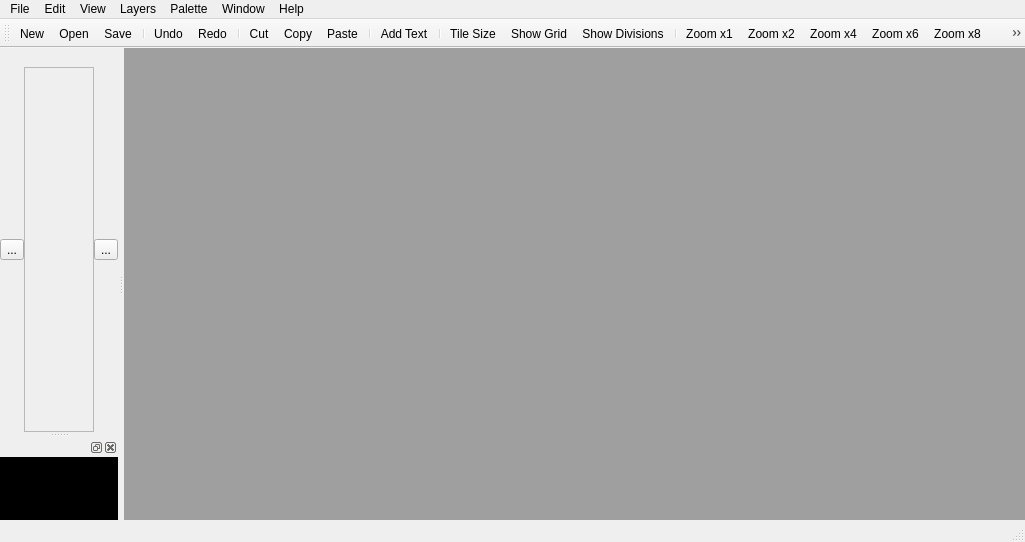
<?xml version="1.0" encoding="UTF-8"?>
<ui version="4.0">
 <class>MainWindow</class>
 <widget class="QMainWindow" name="MainWindow">
  <property name="geometry">
   <rect>
    <x>0</x>
    <y>0</y>
    <width>1025</width>
    <height>542</height>
   </rect>
  </property>
  <property name="windowTitle">
   <string>MainWindow</string>
  </property>
  <property name="iconSize">
   <size>
    <width>16</width>
    <height>16</height>
   </size>
  </property>
  <widget class="QWidget" name="centralWidget">
   <layout class="QHBoxLayout" name="horizontalLayout_3">
    <property name="spacing">
     <number>0</number>
    </property>
    <property name="leftMargin">
     <number>0</number>
    </property>
    <property name="topMargin">
     <number>0</number>
    </property>
    <property name="rightMargin">
     <number>0</number>
    </property>
    <property name="bottomMargin">
     <number>0</number>
    </property>
    <item>
     <widget class="QMdiArea" name="mdiArea">
      <property name="styleSheet">
       <string notr="true"/>
      </property>
     </widget>
    </item>
   </layout>
  </widget>
  <widget class="QMenuBar" name="menuBar">
   <property name="geometry">
    <rect>
     <x>0</x>
     <y>0</y>
     <width>1025</width>
     <height>21</height>
    </rect>
   </property>
   <widget class="QMenu" name="menuFile">
    <property name="title">
     <string>File</string>
    </property>
    <addaction name="actionNew"/>
    <addaction name="actionOpen"/>
    <addaction name="actionReopen"/>
    <addaction name="actionSave"/>
    <addaction name="actionSave_as"/>
    <addaction name="actionClose"/>
    <addaction name="separator"/>
    <addaction name="actionExit"/>
   </widget>
   <widget class="QMenu" name="menuEdit">
    <property name="title">
     <string>Edit</string>
    </property>
    <addaction name="actionUndo"/>
    <addaction name="actionRedo"/>
    <addaction name="separator"/>
    <addaction name="actionCut"/>
    <addaction name="actionCopy"/>
    <addaction name="actionPaste"/>
    <addaction name="actionDelete"/>
    <addaction name="actionSelect_All"/>
    <addaction name="separator"/>
    <addaction name="actionAdd_Text"/>
    <addaction name="actionCreate_Shadow"/>
   </widget>
   <widget class="QMenu" name="menuView">
    <property name="title">
     <string>View</string>
    </property>
    <addaction name="actionTile_Size"/>
    <addaction name="actionShow_Grid"/>
    <addaction name="actionShow_Divisions"/>
    <addaction name="separator"/>
    <addaction name="actionZoom_x1"/>
    <addaction name="actionZoom_x2"/>
    <addaction name="actionZoom_x4"/>
    <addaction name="actionZoom_x6"/>
    <addaction name="actionZoom_x8"/>
    <addaction name="actionZoom_x12"/>
    <addaction name="separator"/>
    <addaction name="actionAnimation"/>
   </widget>
   <widget class="QMenu" name="menuPallete">
    <property name="title">
     <string>Palette</string>
    </property>
    <addaction name="actionTransparency"/>
    <addaction name="separator"/>
    <addaction name="actionLoad_Palette"/>
    <addaction name="actionSave_Palette"/>
    <addaction name="actionEdit_Palette"/>
    <addaction name="separator"/>
    <addaction name="actionClear_Mask"/>
    <addaction name="actionInvert_Mask"/>
    <addaction name="actionAuto_Mask"/>
   </widget>
   <widget class="QMenu" name="menuWindow">
    <property name="title">
     <string>Window</string>
    </property>
    <addaction name="actionCascade"/>
    <addaction name="actionSide_by_Side"/>
    <addaction name="actionVertical"/>
    <addaction name="separator"/>
    <addaction name="actionNormal_Size"/>
   </widget>
   <widget class="QMenu" name="menuHelp">
    <property name="title">
     <string>Help</string>
    </property>
    <addaction name="actionAbout"/>
   </widget>
   <widget class="QMenu" name="menuLayers">
    <property name="title">
     <string>Layers</string>
    </property>
    <addaction name="actionImage_Size"/>
    <addaction name="actionClear"/>
    <addaction name="actionClear_All"/>
   </widget>
   <addaction name="menuFile"/>
   <addaction name="menuEdit"/>
   <addaction name="menuView"/>
   <addaction name="menuLayers"/>
   <addaction name="menuPallete"/>
   <addaction name="menuWindow"/>
   <addaction name="menuHelp"/>
  </widget>
  <widget class="QToolBar" name="mainToolBar">
   <attribute name="toolBarArea">
    <enum>TopToolBarArea</enum>
   </attribute>
   <attribute name="toolBarBreak">
    <bool>false</bool>
   </attribute>
   <addaction name="actionNew"/>
   <addaction name="actionOpen"/>
   <addaction name="actionSave"/>
   <addaction name="separator"/>
   <addaction name="actionUndo"/>
   <addaction name="actionRedo"/>
   <addaction name="separator"/>
   <addaction name="actionCut"/>
   <addaction name="actionCopy"/>
   <addaction name="actionPaste"/>
   <addaction name="separator"/>
   <addaction name="actionAdd_Text"/>
   <addaction name="separator"/>
   <addaction name="actionTile_Size"/>
   <addaction name="actionShow_Grid"/>
   <addaction name="actionShow_Divisions"/>
   <addaction name="separator"/>
   <addaction name="actionZoom_x1"/>
   <addaction name="actionZoom_x2"/>
   <addaction name="actionZoom_x4"/>
   <addaction name="actionZoom_x6"/>
   <addaction name="actionZoom_x8"/>
   <addaction name="actionZoom_x12"/>
   <addaction name="separator"/>
   <addaction name="actionAnimation"/>
   <addaction name="separator"/>
   <addaction name="actionImage_Size"/>
   <addaction name="separator"/>
   <addaction name="actionAbout"/>
  </widget>
  <widget class="QStatusBar" name="statusBar"/>
  <widget class="QDockWidget" name="dockWidget">
   <property name="features">
    <set>QDockWidget::DockWidgetMovable</set>
   </property>
   <attribute name="dockWidgetArea">
    <number>1</number>
   </attribute>
   <widget class="QWidget" name="dockWidgetContents">
    <layout class="QHBoxLayout" name="horizontalLayout_2">
     <property name="spacing">
      <number>0</number>
     </property>
     <property name="leftMargin">
      <number>0</number>
     </property>
     <property name="topMargin">
      <number>0</number>
     </property>
     <property name="rightMargin">
      <number>0</number>
     </property>
     <property name="bottomMargin">
      <number>0</number>
     </property>
     <item>
      <layout class="QVBoxLayout" name="verticalLayout_2">
       <property name="spacing">
        <number>0</number>
       </property>
       <property name="leftMargin">
        <number>0</number>
       </property>
       <item>
        <widget class="QToolButton" name="toolButton_2">
         <property name="text">
          <string>...</string>
         </property>
        </widget>
       </item>
      </layout>
     </item>
     <item>
      <widget class="QScrollArea" name="scrollArea">
       <property name="styleSheet">
        <string notr="true">background-image: url(:/images/lines_background_color.png);</string>
       </property>
       <property name="widgetResizable">
        <bool>true</bool>
       </property>
       <property name="alignment">
        <set>Qt::AlignCenter</set>
       </property>
       <widget class="EditImageWidget" name="edit_image_widget">
        <property name="geometry">
         <rect>
          <x>0</x>
          <y>0</y>
          <width>78</width>
          <height>339</height>
         </rect>
        </property>
       </widget>
      </widget>
     </item>
     <item>
      <layout class="QVBoxLayout" name="verticalLayout">
       <property name="leftMargin">
        <number>0</number>
       </property>
       <item>
        <widget class="QToolButton" name="toolButton">
         <property name="text">
          <string>...</string>
         </property>
        </widget>
       </item>
      </layout>
     </item>
    </layout>
   </widget>
  </widget>
  <widget class="QDockWidget" name="dockWidget_2">
   <attribute name="dockWidgetArea">
    <number>1</number>
   </attribute>
   <widget class="QWidget" name="dockWidgetContents_2">
    <layout class="QHBoxLayout" name="horizontalLayout">
     <property name="spacing">
      <number>0</number>
     </property>
     <property name="leftMargin">
      <number>0</number>
     </property>
     <property name="topMargin">
      <number>0</number>
     </property>
     <property name="rightMargin">
      <number>0</number>
     </property>
     <property name="bottomMargin">
      <number>0</number>
     </property>
     <item>
      <widget class="QSplitter" name="splitter_5">
       <property name="orientation">
        <enum>Qt::Horizontal</enum>
       </property>
       <widget class="QWidget" name="widget_2" native="true">
        <property name="sizePolicy">
         <sizepolicy hsizetype="Expanding" vsizetype="Expanding">
          <horstretch>0</horstretch>
          <verstretch>0</verstretch>
         </sizepolicy>
        </property>
        <property name="palette">
         <palette>
          <active>
           <colorrole role="Base">
            <brush brushstyle="SolidPattern">
             <color alpha="255">
              <red>255</red>
              <green>255</green>
              <blue>255</blue>
             </color>
            </brush>
           </colorrole>
           <colorrole role="Window">
            <brush brushstyle="SolidPattern">
             <color alpha="255">
              <red>0</red>
              <green>0</green>
              <blue>0</blue>
             </color>
            </brush>
           </colorrole>
          </active>
          <inactive>
           <colorrole role="Base">
            <brush brushstyle="SolidPattern">
             <color alpha="255">
              <red>255</red>
              <green>255</green>
              <blue>255</blue>
             </color>
            </brush>
           </colorrole>
           <colorrole role="Window">
            <brush brushstyle="SolidPattern">
             <color alpha="255">
              <red>0</red>
              <green>0</green>
              <blue>0</blue>
             </color>
            </brush>
           </colorrole>
          </inactive>
          <disabled>
           <colorrole role="Base">
            <brush brushstyle="SolidPattern">
             <color alpha="255">
              <red>0</red>
              <green>0</green>
              <blue>0</blue>
             </color>
            </brush>
           </colorrole>
           <colorrole role="Window">
            <brush brushstyle="SolidPattern">
             <color alpha="255">
              <red>0</red>
              <green>0</green>
              <blue>0</blue>
             </color>
            </brush>
           </colorrole>
          </disabled>
         </palette>
        </property>
        <property name="autoFillBackground">
         <bool>true</bool>
        </property>
       </widget>
      </widget>
     </item>
    </layout>
   </widget>
  </widget>
  <action name="actionNew">
   <property name="icon">
    <iconset resource="../icons/icons.qrc">
     <normaloff>:/icons/icon_001.bmp</normaloff>:/icons/icon_001.bmp</iconset>
   </property>
   <property name="text">
    <string>New</string>
   </property>
   <property name="shortcut">
    <string>Ctrl+N</string>
   </property>
  </action>
  <action name="actionOpen">
   <property name="icon">
    <iconset resource="../icons/icons.qrc">
     <normaloff>:/icons/icon_002.bmp</normaloff>:/icons/icon_002.bmp</iconset>
   </property>
   <property name="text">
    <string>Open</string>
   </property>
   <property name="shortcut">
    <string>Ctrl+O</string>
   </property>
  </action>
  <action name="actionReopen">
   <property name="text">
    <string>Reopen</string>
   </property>
   <property name="shortcut">
    <string>Ctrl+R</string>
   </property>
  </action>
  <action name="actionSave">
   <property name="icon">
    <iconset resource="../icons/icons.qrc">
     <normaloff>:/icons/icon_003.bmp</normaloff>:/icons/icon_003.bmp</iconset>
   </property>
   <property name="text">
    <string>Save</string>
   </property>
   <property name="shortcut">
    <string>Ctrl+S</string>
   </property>
  </action>
  <action name="actionSave_as">
   <property name="text">
    <string>Save as</string>
   </property>
  </action>
  <action name="actionClose">
   <property name="text">
    <string>Close</string>
   </property>
   <property name="shortcut">
    <string>Ctrl+F4</string>
   </property>
  </action>
  <action name="actionExit">
   <property name="text">
    <string>Exit</string>
   </property>
  </action>
  <action name="actionUndo">
   <property name="icon">
    <iconset resource="../icons/icons.qrc">
     <normaloff>:/icons/icon_004.bmp</normaloff>:/icons/icon_004.bmp</iconset>
   </property>
   <property name="text">
    <string>Undo</string>
   </property>
   <property name="shortcut">
    <string>Ctrl+Z</string>
   </property>
  </action>
  <action name="actionRedo">
   <property name="icon">
    <iconset resource="../icons/icons.qrc">
     <normaloff>:/icons/icon_005.bmp</normaloff>:/icons/icon_005.bmp</iconset>
   </property>
   <property name="text">
    <string>Redo</string>
   </property>
   <property name="shortcut">
    <string>Ctrl+Shift+Z</string>
   </property>
  </action>
  <action name="actionCut">
   <property name="icon">
    <iconset resource="../icons/icons.qrc">
     <normaloff>:/icons/icon_006.bmp</normaloff>:/icons/icon_006.bmp</iconset>
   </property>
   <property name="text">
    <string>Cut</string>
   </property>
   <property name="shortcut">
    <string>Ctrl+X</string>
   </property>
  </action>
  <action name="actionCopy">
   <property name="icon">
    <iconset resource="../icons/icons.qrc">
     <normaloff>:/icons/icon_007.bmp</normaloff>:/icons/icon_007.bmp</iconset>
   </property>
   <property name="text">
    <string>Copy</string>
   </property>
   <property name="shortcut">
    <string>Ctrl+C</string>
   </property>
  </action>
  <action name="actionPaste">
   <property name="icon">
    <iconset resource="../icons/icons.qrc">
     <normaloff>:/icons/icon_008.bmp</normaloff>:/icons/icon_008.bmp</iconset>
   </property>
   <property name="text">
    <string>Paste</string>
   </property>
   <property name="shortcut">
    <string>Ctrl+P</string>
   </property>
  </action>
  <action name="actionDelete">
   <property name="text">
    <string>Delete</string>
   </property>
  </action>
  <action name="actionSelect_All">
   <property name="text">
    <string>Select All</string>
   </property>
  </action>
  <action name="actionAdd_Text">
   <property name="icon">
    <iconset resource="../icons/icons.qrc">
     <normaloff>:/icons/icon_009.bmp</normaloff>:/icons/icon_009.bmp</iconset>
   </property>
   <property name="text">
    <string>Add Text</string>
   </property>
  </action>
  <action name="actionCreate_Shadow">
   <property name="text">
    <string>Create Shadow</string>
   </property>
  </action>
  <action name="actionTile_Size">
   <property name="icon">
    <iconset resource="../icons/icons.qrc">
     <normaloff>:/icons/icon_010.bmp</normaloff>:/icons/icon_010.bmp</iconset>
   </property>
   <property name="text">
    <string>Tile Size</string>
   </property>
  </action>
  <action name="actionShow_Grid">
   <property name="icon">
    <iconset resource="../icons/icons.qrc">
     <normaloff>:/icons/icon_011.bmp</normaloff>:/icons/icon_011.bmp</iconset>
   </property>
   <property name="text">
    <string>Show Grid</string>
   </property>
  </action>
  <action name="actionShow_Divisions">
   <property name="icon">
    <iconset resource="../icons/icons.qrc">
     <normaloff>:/icons/icon_012.bmp</normaloff>:/icons/icon_012.bmp</iconset>
   </property>
   <property name="text">
    <string>Show Divisions</string>
   </property>
  </action>
  <action name="actionZoom_x1">
   <property name="icon">
    <iconset resource="../icons/icons.qrc">
     <normaloff>:/icons/icon_013.bmp</normaloff>:/icons/icon_013.bmp</iconset>
   </property>
   <property name="text">
    <string>Zoom x1</string>
   </property>
  </action>
  <action name="actionZoom_x2">
   <property name="icon">
    <iconset resource="../icons/icons.qrc">
     <normaloff>:/icons/icon_014.bmp</normaloff>:/icons/icon_014.bmp</iconset>
   </property>
   <property name="text">
    <string>Zoom x2</string>
   </property>
  </action>
  <action name="actionZoom_x4">
   <property name="icon">
    <iconset resource="../icons/icons.qrc">
     <normaloff>:/icons/icon_015.bmp</normaloff>:/icons/icon_015.bmp</iconset>
   </property>
   <property name="text">
    <string>Zoom x4</string>
   </property>
  </action>
  <action name="actionZoom_x6">
   <property name="icon">
    <iconset resource="../icons/icons.qrc">
     <normaloff>:/icons/icon_016.bmp</normaloff>:/icons/icon_016.bmp</iconset>
   </property>
   <property name="text">
    <string>Zoom x6</string>
   </property>
  </action>
  <action name="actionZoom_x8">
   <property name="icon">
    <iconset resource="../icons/icons.qrc">
     <normaloff>:/icons/icon_017.bmp</normaloff>:/icons/icon_017.bmp</iconset>
   </property>
   <property name="text">
    <string>Zoom x8</string>
   </property>
  </action>
  <action name="actionZoom_x12">
   <property name="icon">
    <iconset resource="../icons/icons.qrc">
     <normaloff>:/icons/icon_018.bmp</normaloff>:/icons/icon_018.bmp</iconset>
   </property>
   <property name="text">
    <string>Zoom x12</string>
   </property>
  </action>
  <action name="actionAnimation">
   <property name="icon">
    <iconset resource="../icons/icons.qrc">
     <normaloff>:/icons/icon_019.bmp</normaloff>:/icons/icon_019.bmp</iconset>
   </property>
   <property name="text">
    <string>Animation</string>
   </property>
  </action>
  <action name="actionImage_Size">
   <property name="icon">
    <iconset resource="../icons/icons.qrc">
     <normaloff>:/icons/icon_020.bmp</normaloff>:/icons/icon_020.bmp</iconset>
   </property>
   <property name="text">
    <string>Image Size</string>
   </property>
  </action>
  <action name="actionClear">
   <property name="text">
    <string>Clear</string>
   </property>
  </action>
  <action name="actionClear_All">
   <property name="text">
    <string>Clear All</string>
   </property>
  </action>
  <action name="actionTransparency">
   <property name="text">
    <string>Transparency</string>
   </property>
  </action>
  <action name="actionLoad_Palette">
   <property name="text">
    <string>Load Palette</string>
   </property>
  </action>
  <action name="actionSave_Palette">
   <property name="text">
    <string>Save Palette</string>
   </property>
  </action>
  <action name="actionEdit_Palette">
   <property name="text">
    <string>Edit Palette</string>
   </property>
  </action>
  <action name="actionClear_Mask">
   <property name="text">
    <string>Clear Mask</string>
   </property>
  </action>
  <action name="actionInvert_Mask">
   <property name="text">
    <string>Invert Mask</string>
   </property>
  </action>
  <action name="actionAuto_Mask">
   <property name="text">
    <string>Auto Mask</string>
   </property>
  </action>
  <action name="actionCascade">
   <property name="text">
    <string>Cascade</string>
   </property>
  </action>
  <action name="actionSide_by_Side">
   <property name="text">
    <string>Side by Side</string>
   </property>
  </action>
  <action name="actionVertical">
   <property name="text">
    <string>Vertical</string>
   </property>
  </action>
  <action name="actionNormal_Size">
   <property name="text">
    <string>Normal Size</string>
   </property>
  </action>
  <action name="actionAbout">
   <property name="icon">
    <iconset resource="../icons/icons.qrc">
     <normaloff>:/icons/icon_021.bmp</normaloff>:/icons/icon_021.bmp</iconset>
   </property>
   <property name="text">
    <string>About</string>
   </property>
  </action>
 </widget>
 <layoutdefault spacing="6" margin="11"/>
 <customwidgets>
  <customwidget>
   <class>EditImageWidget</class>
   <extends>QWidget</extends>
   <header>view/editimagewidget.h</header>
   <container>1</container>
  </customwidget>
 </customwidgets>
 <resources>
  <include location="../icons/icons.qrc"/>
 </resources>
 <connections/>
</ui>
